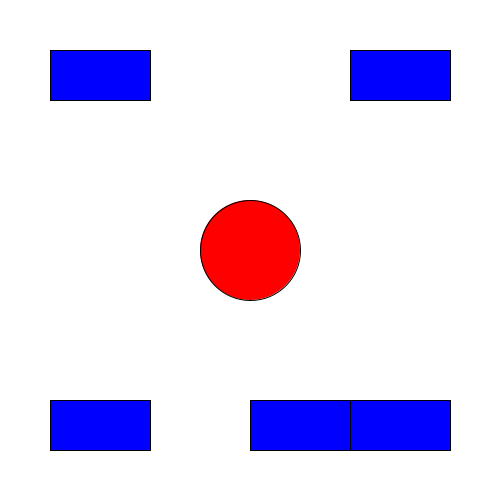
Frame 1 (no input)
Frame 60 (the mouse pressed at the canvas centre just before this capture): identical to frame 1, image omitted
Frame 120 (the mouse held since frame 60 and released just before this capture): identical to frame 1, image omitted

The Processing sketch that drew this single still picture (run headless with seeded random() and noise(); from frame 60 on, the mouse is pressed at the canvas centre):

// Processing sketch: botonesConFunciones
// ── botonesConFunciones.pde
/* este ejemplo la figura cambia de posición por cada vez que se presiona
 un botón.
 Completar el movimiento vertical posy;
 */

int posx, posy;
color relleno;

void setup() {
  size(500, 500);
  posx= width/2;
  posy = height/2;
  relleno = color(255, 0, 0);
}
void draw() {
  background(255);
  println(sobreBoton(50, height-100, 100, 50));
  boton(50, 50, 100, 50); // ubico cada boton segun la posición deseada
  boton(width-150, 50, 100, 50); 
  boton(width-150, height-100, 100, 50);
  boton(50, height-100, 100, 50);
  boton(width/2, height-100, 100, 50); // << ajustar ubicación
  
  fill(255, 0, 0);
  ellipse(posx, posy, 100, 100);
}
void mousePressed() {
  if (sobreBoton(50, 50, 100, 50)) {
    posx += 10;
  }
  if (sobreBoton(width-150, 50, 100, 50)) {
    posx -= 10;
  }
}

void boton(int pxb, int pyb, int ancho, int alto) { /* dibuja un botón e incluye la opción de detectar el "Over" tomando otra función */
  if (sobreBoton(pxb, pyb, ancho, alto)==true) { // si estoy sobre el botón utiliza un color
    fill(0, 255, 255);
  } else { // sino, usa otro
    fill(0, 0, 255);
  }
  rect(pxb, pyb, ancho, alto);
}

boolean sobreBoton(int px, int py, int ancho, int alto) { /* esta función solo detecta si estoy sobre una zona (en este caso, un botón) */
  boolean estoySobre = mouseX>px && mouseX<px+ancho && mouseY>py && mouseY<py+alto;
  return estoySobre;
}
